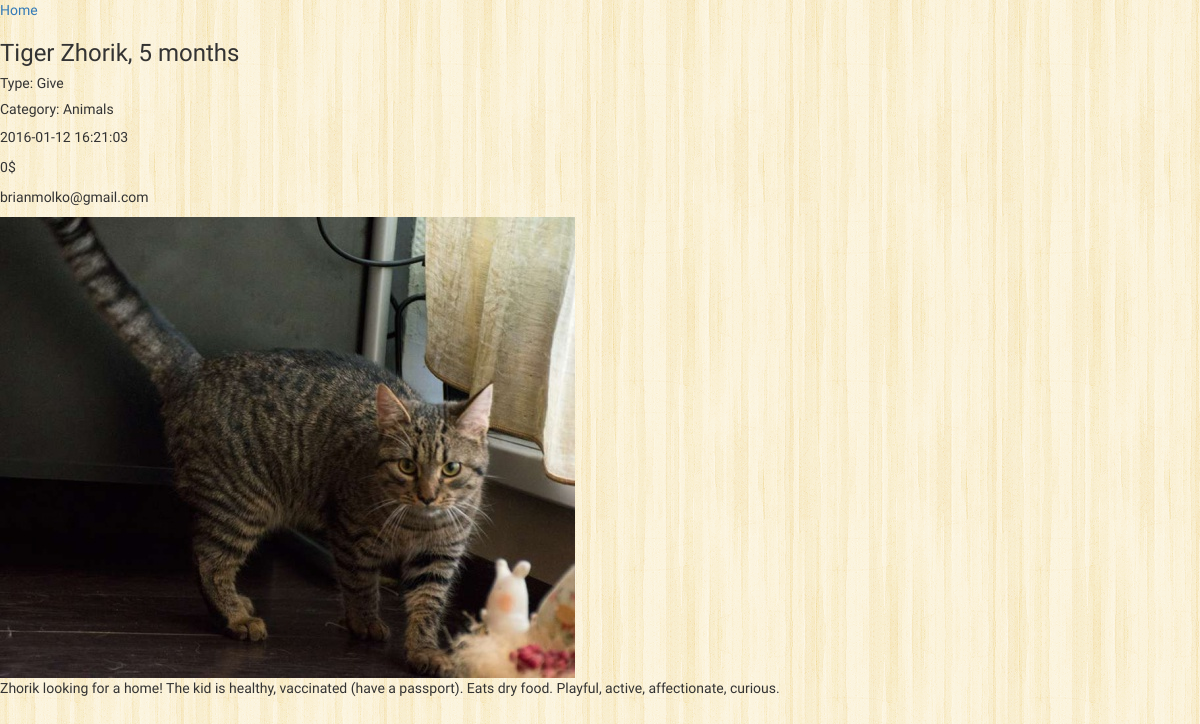
Screenshot of /advert.php?id=38 with the database file from the repository.
### tables this page shows
CREATE TABLE IF NOT EXISTS `ads` (
  `id_ad` int(11) NOT NULL AUTO_INCREMENT,
  `title` varchar(50) NOT NULL,
  `message` text NOT NULL,
  `type_id` int(11) NOT NULL,
  `category_id` int(11) NOT NULL,
  `cost` int(11) NOT NULL DEFAULT '0',
  `img` varchar(50) NOT NULL,
  `email` varchar(50) NOT NULL,
  `create_data` timestamp NOT NULL DEFAULT CURRENT_TIMESTAMP,
  PRIMARY KEY (`id_ad`)
);

### functions.php (called while the page is built, shortened)
<?php
class funcs
{
    function get_ad($id_ad)
    {
        $connection = new PDO('mysql:host=localhost; port=65535; dbname=doskaobyavl', 'root', '');
        $result = $connection->query("SELECT * FROM ads where id_ad='$id_ad'")->fetch();
        $categ_id = $result["category_id"];
        $type_id = $result["type_id"];
        $categ = $connection->query("SELECT name FROM categories where id_category='$categ_id'")->fetchColumn();
        $type = $connection->query("SELECT name FROM types where id_type='$type_id'")->fetchColumn();
        $result["categ"] = $categ;
        $result["type"] = $type;
        return $result;
    }
}

### advert.php (the view, shortened to what this page needs)
<?php
require_once "functions.php";
$functs = new funcs();
$id_ad = $_GET['id'];
$ad_inf = $functs->get_ad($id_ad);
?>
<html>
<head>
    <link rel="stylesheet" type="text/css"
          href="https://cdnjs.cloudflare.com/ajax/libs/twitter-bootstrap/3.3.6/css/bootstrap.min.css">
    <link rel="stylesheet" type="text/css" href="css/main.css">
</head>
<body>
<a href="index.php">Home</a>
<h3><?php echo $ad_inf['title'];?></h3>
<h5>Type: <?php echo $ad_inf['type'];?></h5>
<h5>Category: <?php echo $ad_inf['categ'];?></h5>
<p><?php echo $ad_inf['create_data'];?></p>
<p><?php echo $ad_inf['cost']."$";?></p>
<p><?php echo $ad_inf['email'];?></p>
<img src='<?php echo "photos/".$ad_inf["img"];?>'>
<p><?php echo $ad_inf['message'];?></p>
</body>
</html>

### css/main.css (style rules this page uses)
body { background-image: url(../photos/pattern8.png) ; font-family: Capriola, Helvetica, sans-serif; }

### rows the page displays
ads: title "Tiger Zhorik, 5 months", create_data "2016-01-12 16:21:03", cost "0", email "brianmolko@gmail.com", img (picture), message "Zhorik looking for a home! The kid is healthy, vaccinated (have a passport). Eats dry food. Playful, active, affectionate, curious."

### other values shown
$ad_inf['type'] "Give"
$ad_inf['categ'] "Animals"
